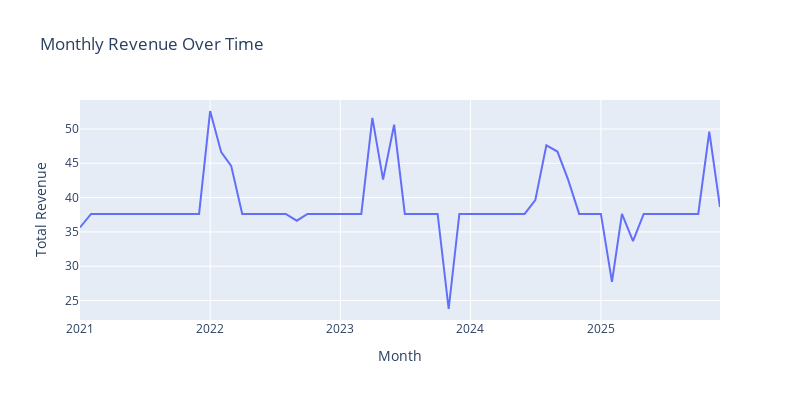

Write notebook code for a chart like this one.
### Markdown cell above
Linechart atau `lineplot` digunakan untuk menunjukkan tren atau perubahan data dari waktu ke waktu atau interval berkelanjutan lainnya.

### Code cell
plot = px.line(
    monthly_revenue, 
    x='invoice_date', 
    y='total', 
    title='Monthly Revenue Over Time', 
    labels={'invoice_date': 'Month',
             'total': 'Total Revenue'
    })
plot.update_layout(width=800, height=400)
plot.show()

### Figure 1 — Plotly figure (JSON) as saved in the notebook; plotly's stock layout.template omitted (floating-point values rounded to 4 significant figures)
{"data": [{"hovertemplate": "Month=%{x}<br>Total Revenue=%{y}<extra></extra>", "legendgroup": "", "line": {"color": "#636efa", "dash": "solid"}, "marker": {"symbol": "circle"}, "mode": "lines", "name": "", "orientation": "v", "showlegend": false, "type": "scatter", "x": ["2021-01", "2021-02", "2021-03", "2021-04", "2021-05", "2021-06", "2021-07", "2021-08", "2021-09", "2021-10", "2021-11", "2021-12", "2022-01", "2022-02", "2022-03", "2022-04", "2022-05", "2022-06", "2022-07", "2022-08", "2022-09", "2022-10", "2022-11", "2022-12", "2023-01", "2023-02", "2023-03", "2023-04", "2023-05", "2023-06", "2023-07", "2023-08", "2023-09", "2023-10", "2023-11", "2023-12", "2024-01", "2024-02", "2024-03", "2024-04", "2024-05", "2024-06", "2024-07", "2024-08", "2024-09", "2024-10", "2024-11", "2024-12", "2025-01", "2025-02", "2025-03", "2025-04", "2025-05", "2025-06", "2025-07", "2025-08", "2025-09", "2025-10", "2025-11", "2025-12"], "xaxis": "x", "y": [35.64, 37.62, 37.62, 37.62, 37.62, 37.62, 37.62, 37.62, 37.62, 37.62, 37.62, 37.62, 52.62, 46.62, 44.62, 37.62, 37.62, 37.62, 37.62, 37.62, 36.63, 37.62, 37.62, 37.62, 37.62, 37.62, 37.62, 51.62, 42.62, 50.62, 37.62, 37.62, 37.62, 37.62, 23.76, 37.62, 37.62, 37.62, 37.62, 37.62, 37.62, 37.62, 39.62, 47.62, 46.71, 42.62, 37.62, 37.62, 37.62, 27.72, 37.62, 33.66, 37.62, 37.62, 37.62, 37.62, 37.62, 37.62, 49.62, 38.62], "yaxis": "y"}], "layout": {"height": 400, "legend": {"tracegroupgap": 0}, "title": {"text": "Monthly Revenue Over Time"}, "width": 800, "xaxis": {"anchor": "y", "domain": [0, 1], "title": {"text": "Month"}}, "yaxis": {"anchor": "x", "domain": [0, 1], "title": {"text": "Total Revenue"}}}}
